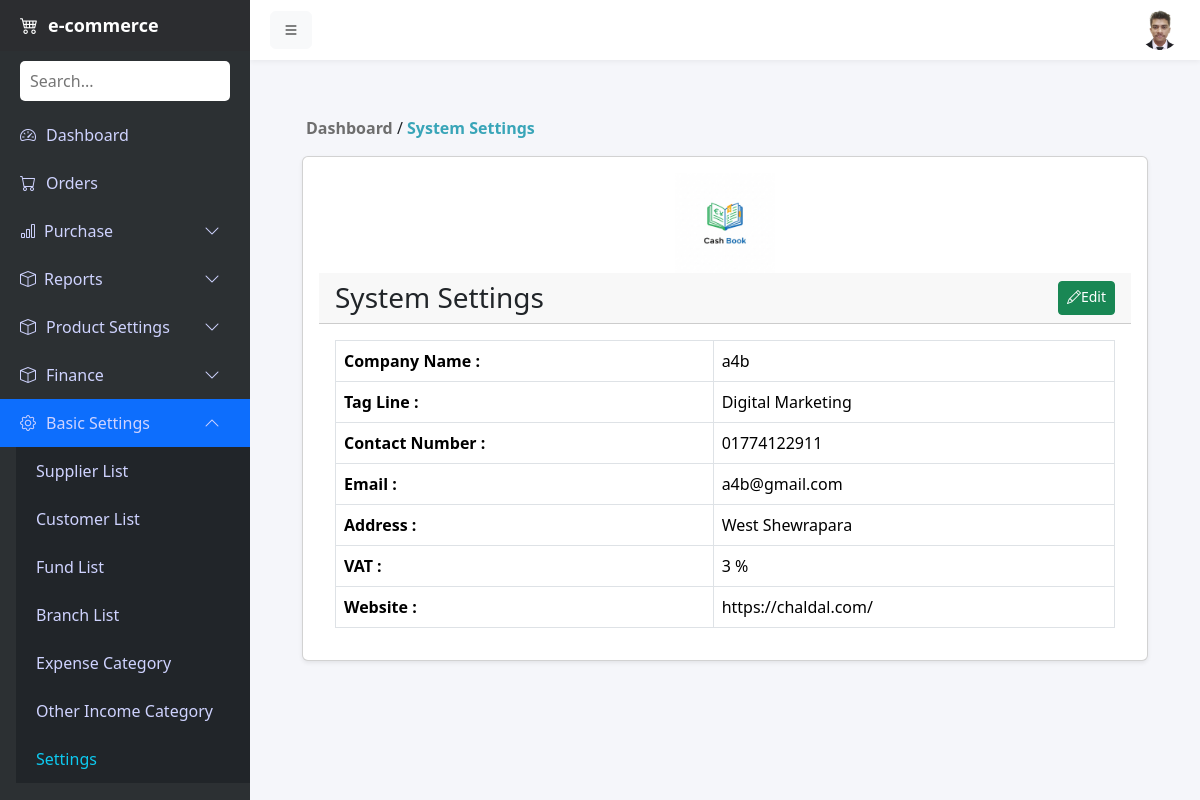
Page /admin-panel/settings/list/ (signed in) on the committed database.
### products/models.py (models this page shows, shortened)
class Profile(models.Model):
    user = models.OneToOneField(User, on_delete=models.CASCADE)
    phone = models.CharField(max_length=20, blank=True, null=True)
    address = models.TextField(blank=True, null=True)
    image = models.ImageField(upload_to='profile_images/', blank=True, null=True)

class SystemSettings(models.Model):
    company_name = models.CharField(max_length=100)
    tagline = models.CharField(max_length=100)
    logo = models.ImageField(upload_to='logos/', blank=True, null=True)
    mobile = models.CharField(max_length=20)
    email = models.EmailField()
    address = models.TextField()
    vat = models.PositiveIntegerField()
    website = models.CharField(max_length=100)

### products/views.py (the view)
# urls.py: path('admin-panel/settings/list/', views.settings_list, name='settings_list'),
@login_required(login_url='/login/')
def settings_list(request):
    settings_instance = SystemSettings.objects.first()
    return render(request, 'settings/setting_list.html', {'settings': settings_instance})

### products/context_processors.py (called while the page is built)
def wishlist_count(request):
    if request.user.is_authenticated:
        count = Wishlist.objects.filter(user=request.user).count()
    else:
        if not request.session.session_key:
            request.session.create()
        count = Wishlist.objects.filter(
            session_key=request.session.session_key
        ).count()
    return {"wishlist_count": count}

### products/templates/settings/setting_list.html (shortened to what this page needs)
{% extends 'base.html' %}
{% block content %}
<div class="text m-3">
    <a href="{% url 'admin_dashboard' %}" style="text-decoration: none; color: #6e6e6e;"><b> Dashboard</b></a>
     /
    <span style="color: #39a5b8;"><b>System Settings</b></span>
</div>
<div class="container">
    <div class="card shadow-sm">
        <div class="card-body">
            <div class="images justify-content-center d-flex">
                {% if settings.logo %}
                <img src="{{ settings.logo.url }}" alt="Company Logo" style="height:100px; width:100px;">
                {% endif %}
            </div>
            <div class="card-header d-flex justify-content-between">
                <h3 class="mb-0">System Settings</h3>
                <a href="{% url 'settings_update' settings.id %}" class="btn btn-success btn-sm d-flex justify-content-end"><i class="bi bi-pencil"></i> Edit</a>
            </div>
            {% if settings %}
            <div class="card-body p-3">
                <table class="table table-bordered mb-0">
                    <tr><th>Company Name :</th><td>{{ settings.company_name }}</td></tr>
                    <tr><th>Tag Line :</th><td>{{ settings.tagline }}</td></tr>
                    <tr><th>Contact Number :</th><td>{{ settings.mobile }}</td></tr>
                    <tr><th>Email :</th><td>{{ settings.email }}</td></tr>
                    <tr><th>Address :</th><td>{{ settings.address }}</td></tr>
                    <tr><th>VAT :</th><td>{{ settings.vat }} %</td></tr>
                    <tr><th>Website :</th><td>{{ settings.website }}</td></tr>
                </table>
            </div>
            {% else %}
                <div class="card-body text-center text-muted">
                    No settings found. Please create system settings.
                </div>
            {% endif %}
        </div>
    </div>
</div>
{% endblock %}

### auths/templates/admin/topbar.html (shortened to what this page needs)
{% load static %}
<div class="topbar" id="topbar">
    <button class="btn btn-light me-3" id="toggleBtn">
        <i class="bi bi-list"></i>
    </button>
    <div class="ms-auto dropdown">
        {% if request.user.profile.image %}
            <img src="{{ request.user.profile.image.url }}"
                 class="rounded-circle dropdown-toggle"
                 id="profileDropdown"
                 data-bs-toggle="dropdown"
                 width="40"
                 height="40"
                 style="object-fit: cover; cursor: pointer;">
        {% else %}
            <i class="bi bi-person-circle dropdown-toggle"
               id="profileDropdown"
               data-bs-toggle="dropdown"
               style="font-size: 1.8rem; cursor: pointer;"></i>
        {% endif %}
    </div>
</div>

### static/css/nav.css (style rules this page uses)
body { background: #f5f6fa; font-family: 'Segoe UI', sans-serif; }
.topbar { margin-left: 250px; height: 60px; background: #fff; display: flex; align-items: center; padding: 0 20px; box-shadow: 0 2px 5px rgba(0,0,0,0.05); transition: margin-left 0.3s; }

### rows in the picture
SystemSettings: logo (picture), company_name "a4b", tagline "Digital Marketing", mobile "01774122911", email "a4b@gmail.com", address "West Shewrapara", vat "3", website "https://chaldal.com/"
